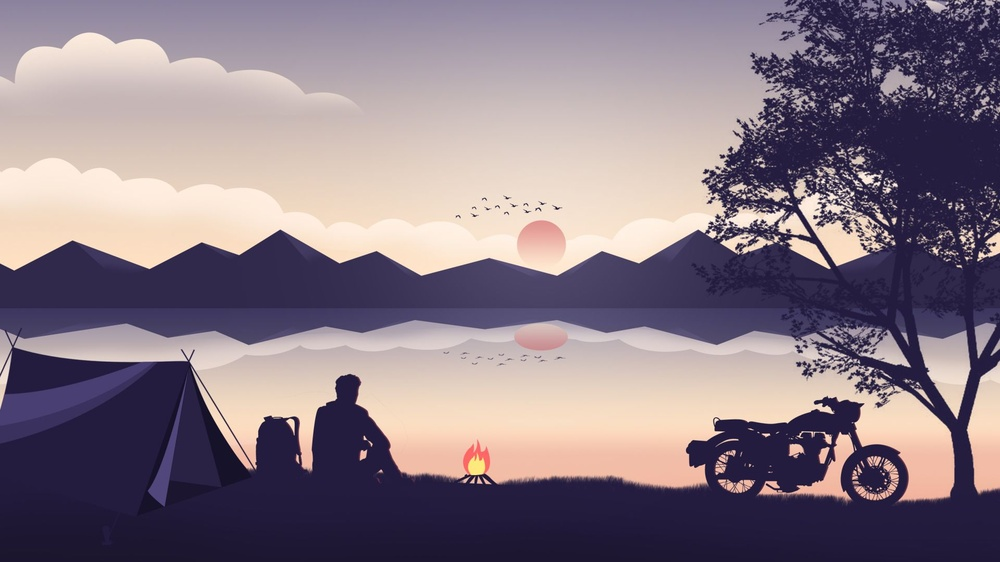
#> input picture Camp.jpg, 1000 x 562 px, shrunk from 1920 x 1080 before the run
$ python thresh.py
#> lines starting #> are read from the running program, lines starting #| are printed output that depends on the picture; after the words box and inside, x2 and y2 are one past the last pixel; in counts of white or black regions, pixels touching at a corner belong together
import cv2 as cv
import numpy as np

img = cv.imread('Camp.jpg')
#> img is the input picture: shape (562, 1000, 3); mean B, G, R 133.2, 121.4, 135.6
cv.imshow('Camp',img)

#Simple thresholding
gray = cv.cvtColor(img,cv.COLOR_BGR2GRAY)
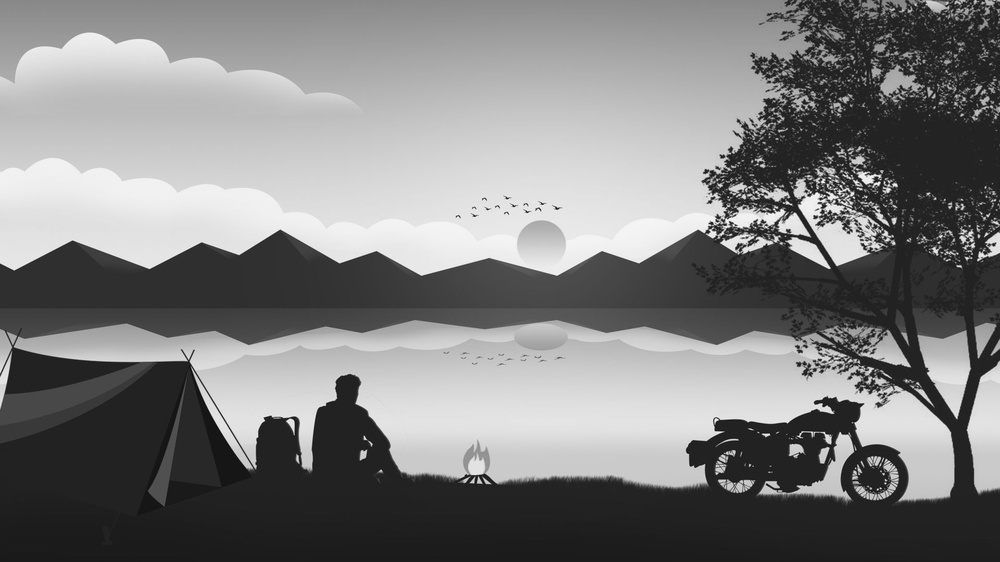
#> gray: shape (562, 1000); min 6, max 253, mean 127
cv.imshow('Gray',gray)


threshold, thresh = cv.threshold(gray,150,255,cv.THRESH_BINARY)
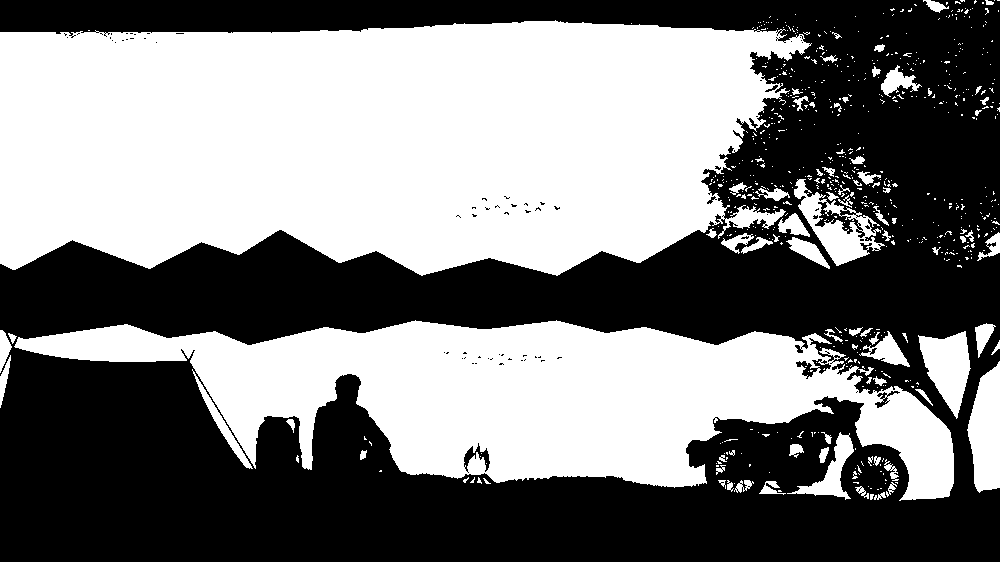
#> thresh: shape (562, 1000); 48.9% white; 670 white regions (587 under 20 px), largest, box (x1, y1, x2, y2) and area: (0, 20, 812, 276) 169336, (14, 320, 954, 501) 85074, (967, 361, 1000, 493) 3175
cv.imshow('Simple threshold',thresh)


threshold, thresh_inv = cv.threshold(gray,150,255,cv.THRESH_BINARY_INV )
cv.imshow('Inverse',thresh_inv)

#Adaptive Thresholding
adaptive_thresh = cv.adaptiveThreshold(gray,255,cv.ADAPTIVE_THRESH_GAUSSIAN_C,cv.THRESH_BINARY,13,5)
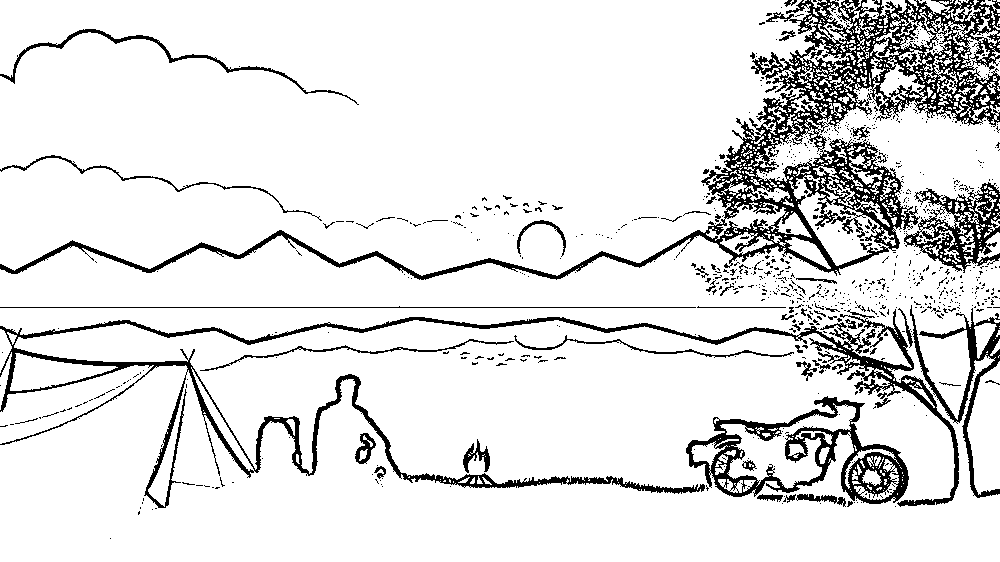
#> adaptive_thresh: shape (562, 1000); 88.5% white; 869 black regions (798 under 20 px), largest, box (x1, y1, x2, y2) and area: (0, 0, 1000, 280) 27943, (0, 309, 959, 508) 13899, (686, 396, 909, 504) 6415
cv.imshow('Adaptive',adaptive_thresh)
cv.waitKey(0)
